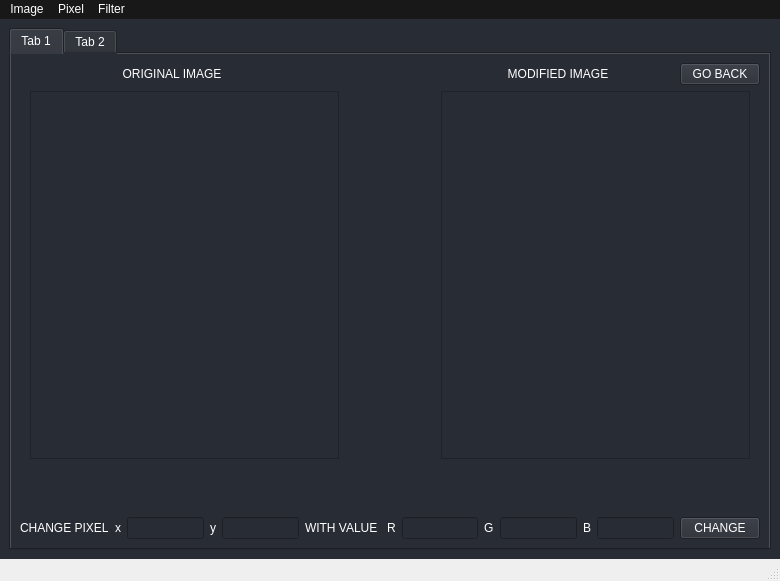
<?xml version="1.0" encoding="UTF-8"?>
<ui version="4.0">
 <class>MainWindow</class>
 <widget class="QMainWindow" name="MainWindow">
  <property name="geometry">
   <rect>
    <x>0</x>
    <y>0</y>
    <width>780</width>
    <height>581</height>
   </rect>
  </property>
  <property name="cursor">
   <cursorShape>CrossCursor</cursorShape>
  </property>
  <property name="windowTitle">
   <string>MainWindow</string>
  </property>
  <property name="layoutDirection">
   <enum>Qt::LeftToRight</enum>
  </property>
  <property name="autoFillBackground">
   <bool>true</bool>
  </property>
  <property name="styleSheet">
   <string notr="true"/>
  </property>
  <widget class="QWidget" name="centralwidget">
   <property name="sizePolicy">
    <sizepolicy hsizetype="Expanding" vsizetype="Expanding">
     <horstretch>0</horstretch>
     <verstretch>0</verstretch>
    </sizepolicy>
   </property>
   <property name="minimumSize">
    <size>
     <width>780</width>
     <height>540</height>
    </size>
   </property>
   <property name="maximumSize">
    <size>
     <width>640</width>
     <height>480</height>
    </size>
   </property>
   <property name="styleSheet">
    <string notr="true">background-color: rgb(40, 44, 52); 
 </string>
   </property>
   <layout class="QVBoxLayout" name="verticalLayout_10">
    <property name="sizeConstraint">
     <enum>QLayout::SetMinAndMaxSize</enum>
    </property>
    <item>
     <widget class="QTabWidget" name="tabWidget">
      <property name="styleSheet">
       <string notr="true">color:rgb(255, 255, 255)</string>
      </property>
      <property name="currentIndex">
       <number>0</number>
      </property>
      <widget class="QWidget" name="tab">
       <attribute name="title">
        <string>Tab 1</string>
       </attribute>
       <layout class="QVBoxLayout" name="verticalLayout_2" stretch="1,8,1,1">
        <item>
         <layout class="QHBoxLayout" name="horizontalLayout" stretch="1,2,3,2,0,0">
          <property name="sizeConstraint">
           <enum>QLayout::SetDefaultConstraint</enum>
          </property>
          <item>
           <spacer name="horizontalSpacer">
            <property name="orientation">
             <enum>Qt::Horizontal</enum>
            </property>
            <property name="sizeHint" stdset="0">
             <size>
              <width>40</width>
              <height>20</height>
             </size>
            </property>
           </spacer>
          </item>
          <item>
           <widget class="QLabel" name="original_image_text">
            <property name="styleSheet">
             <string notr="true">color:rgb(255, 255, 255)</string>
            </property>
            <property name="text">
             <string>ORIGINAL IMAGE</string>
            </property>
            <property name="alignment">
             <set>Qt::AlignCenter</set>
            </property>
           </widget>
          </item>
          <item>
           <spacer name="horizontalSpacer_5">
            <property name="orientation">
             <enum>Qt::Horizontal</enum>
            </property>
            <property name="sizeHint" stdset="0">
             <size>
              <width>40</width>
              <height>20</height>
             </size>
            </property>
           </spacer>
          </item>
          <item>
           <widget class="QLabel" name="modified_image_text">
            <property name="styleSheet">
             <string notr="true">color:rgb(255, 255, 255)</string>
            </property>
            <property name="text">
             <string>MODIFIED IMAGE</string>
            </property>
            <property name="alignment">
             <set>Qt::AlignCenter</set>
            </property>
           </widget>
          </item>
          <item>
           <spacer name="horizontalSpacer_2">
            <property name="orientation">
             <enum>Qt::Horizontal</enum>
            </property>
            <property name="sizeHint" stdset="0">
             <size>
              <width>40</width>
              <height>20</height>
             </size>
            </property>
           </spacer>
          </item>
          <item>
           <widget class="QPushButton" name="btn_go_back">
            <property name="styleSheet">
             <string notr="true">color:rgb(255, 255, 255)</string>
            </property>
            <property name="text">
             <string>GO BACK</string>
            </property>
           </widget>
          </item>
         </layout>
        </item>
        <item>
         <layout class="QHBoxLayout" name="horizontalLayout_2" stretch="3,1,3">
          <property name="spacing">
           <number>0</number>
          </property>
          <property name="sizeConstraint">
           <enum>QLayout::SetMinAndMaxSize</enum>
          </property>
          <property name="leftMargin">
           <number>10</number>
          </property>
          <property name="rightMargin">
           <number>10</number>
          </property>
          <item>
           <widget class="QScrollArea" name="scroll_area_orig">
            <property name="sizePolicy">
             <sizepolicy hsizetype="Preferred" vsizetype="Preferred">
              <horstretch>0</horstretch>
              <verstretch>0</verstretch>
             </sizepolicy>
            </property>
            <property name="acceptDrops">
             <bool>true</bool>
            </property>
            <property name="widgetResizable">
             <bool>true</bool>
            </property>
            <property name="alignment">
             <set>Qt::AlignCenter</set>
            </property>
            <widget class="QWidget" name="scroll_area_contents_orig_img">
             <property name="geometry">
              <rect>
               <x>144</x>
               <y>156</y>
               <width>18</width>
               <height>18</height>
              </rect>
             </property>
             <property name="sizePolicy">
              <sizepolicy hsizetype="Fixed" vsizetype="Fixed">
               <horstretch>0</horstretch>
               <verstretch>0</verstretch>
              </sizepolicy>
             </property>
             <layout class="QVBoxLayout" name="verticalLayout_3"/>
            </widget>
           </widget>
          </item>
          <item>
           <spacer name="horizontalSpacer_4">
            <property name="orientation">
             <enum>Qt::Horizontal</enum>
            </property>
            <property name="sizeType">
             <enum>QSizePolicy::Minimum</enum>
            </property>
            <property name="sizeHint" stdset="0">
             <size>
              <width>0</width>
              <height>0</height>
             </size>
            </property>
           </spacer>
          </item>
          <item>
           <widget class="QScrollArea" name="scroll_area_filt">
            <property name="widgetResizable">
             <bool>true</bool>
            </property>
            <property name="alignment">
             <set>Qt::AlignCenter</set>
            </property>
            <widget class="QWidget" name="scroll_area_contents_filt_img">
             <property name="geometry">
              <rect>
               <x>144</x>
               <y>156</y>
               <width>18</width>
               <height>18</height>
              </rect>
             </property>
             <property name="sizePolicy">
              <sizepolicy hsizetype="Fixed" vsizetype="Fixed">
               <horstretch>0</horstretch>
               <verstretch>0</verstretch>
              </sizepolicy>
             </property>
             <layout class="QVBoxLayout" name="verticalLayout_9"/>
            </widget>
           </widget>
          </item>
         </layout>
        </item>
        <item>
         <layout class="QHBoxLayout" name="horizontalLayout_3" stretch="2,0,0,0">
          <property name="spacing">
           <number>30</number>
          </property>
          <property name="rightMargin">
           <number>0</number>
          </property>
          <item>
           <widget class="QLabel" name="txt_pixel">
            <property name="cursor">
             <cursorShape>CrossCursor</cursorShape>
            </property>
            <property name="styleSheet">
             <string notr="true">color:rgb(255, 255, 255)</string>
            </property>
            <property name="text">
             <string/>
            </property>
           </widget>
          </item>
          <item>
           <spacer name="horizontalSpacer_3">
            <property name="orientation">
             <enum>Qt::Horizontal</enum>
            </property>
            <property name="sizeHint" stdset="0">
             <size>
              <width>40</width>
              <height>20</height>
             </size>
            </property>
           </spacer>
          </item>
          <item>
           <widget class="QLabel" name="txt_selected_pixels_amount">
            <property name="text">
             <string/>
            </property>
           </widget>
          </item>
          <item>
           <widget class="QLabel" name="txt_colors_avg">
            <property name="text">
             <string/>
            </property>
           </widget>
          </item>
         </layout>
        </item>
        <item>
         <layout class="QHBoxLayout" name="horizontalLayout_4">
          <item>
           <widget class="QLabel" name="lbl_new_pixel_value">
            <property name="styleSheet">
             <string notr="true">color:rgb(255, 255, 255)</string>
            </property>
            <property name="text">
             <string>CHANGE PIXEL</string>
            </property>
           </widget>
          </item>
          <item>
           <widget class="QLabel" name="lbl_x">
            <property name="styleSheet">
             <string notr="true">color:rgb(255, 255, 255)</string>
            </property>
            <property name="text">
             <string>x</string>
            </property>
           </widget>
          </item>
          <item>
           <widget class="QLineEdit" name="input_pixel_x">
            <property name="styleSheet">
             <string notr="true">color:rgb(255, 255, 255)</string>
            </property>
           </widget>
          </item>
          <item>
           <widget class="QLabel" name="lbl_y">
            <property name="styleSheet">
             <string notr="true">color:rgb(255, 255, 255)</string>
            </property>
            <property name="text">
             <string>y</string>
            </property>
           </widget>
          </item>
          <item>
           <widget class="QLineEdit" name="input_pixel_y">
            <property name="styleSheet">
             <string notr="true">color:rgb(255, 255, 255)</string>
            </property>
           </widget>
          </item>
          <item>
           <widget class="QLabel" name="lbl_with_value">
            <property name="styleSheet">
             <string notr="true">color:rgb(255, 255, 255)</string>
            </property>
            <property name="text">
             <string>WITH VALUE </string>
            </property>
           </widget>
          </item>
          <item>
           <widget class="QLabel" name="lbl_r">
            <property name="styleSheet">
             <string notr="true">color:rgb(255, 255, 255)</string>
            </property>
            <property name="text">
             <string>R</string>
            </property>
           </widget>
          </item>
          <item>
           <widget class="QLineEdit" name="input_pixel_new_r">
            <property name="styleSheet">
             <string notr="true">color:rgb(255, 255, 255)</string>
            </property>
           </widget>
          </item>
          <item>
           <widget class="QLabel" name="lbl_g">
            <property name="styleSheet">
             <string notr="true">color:rgb(255, 255, 255)</string>
            </property>
            <property name="text">
             <string>G</string>
            </property>
           </widget>
          </item>
          <item>
           <widget class="QLineEdit" name="input_pixel_new_g">
            <property name="styleSheet">
             <string notr="true">color:rgb(255, 255, 255)</string>
            </property>
           </widget>
          </item>
          <item>
           <widget class="QLabel" name="lbl_y_3">
            <property name="styleSheet">
             <string notr="true">color:rgb(255, 255, 255)</string>
            </property>
            <property name="text">
             <string>B</string>
            </property>
           </widget>
          </item>
          <item>
           <widget class="QLineEdit" name="input_pixel_new_b">
            <property name="styleSheet">
             <string notr="true">color:rgb(255, 255, 255)</string>
            </property>
           </widget>
          </item>
          <item>
           <widget class="QPushButton" name="btn_update_pixel">
            <property name="styleSheet">
             <string notr="true">color:rgb(255, 255, 255)</string>
            </property>
            <property name="text">
             <string>CHANGE</string>
            </property>
           </widget>
          </item>
         </layout>
        </item>
       </layout>
      </widget>
      <widget class="QWidget" name="tab_2">
       <attribute name="title">
        <string>Tab 2</string>
       </attribute>
       <layout class="QVBoxLayout" name="verticalLayout" stretch="8,2">
        <item>
         <layout class="QHBoxLayout" name="horizontalLayout_8" stretch="5,5">
          <item>
           <layout class="QGridLayout" name="gridLayout" rowstretch="0,5,1,5" columnstretch="0,6,0">
            <property name="spacing">
             <number>0</number>
            </property>
            <item row="2" column="1">
             <spacer name="verticalSpacer">
              <property name="orientation">
               <enum>Qt::Vertical</enum>
              </property>
              <property name="sizeHint" stdset="0">
               <size>
                <width>20</width>
                <height>40</height>
               </size>
              </property>
             </spacer>
            </item>
            <item row="2" column="2">
             <spacer name="horizontalSpacer_6">
              <property name="orientation">
               <enum>Qt::Horizontal</enum>
              </property>
              <property name="sizeHint" stdset="0">
               <size>
                <width>40</width>
                <height>20</height>
               </size>
              </property>
             </spacer>
            </item>
            <item row="3" column="1">
             <widget class="QScrollArea" name="scroll_area_img_2">
              <property name="widgetResizable">
               <bool>true</bool>
              </property>
              <property name="alignment">
               <set>Qt::AlignCenter</set>
              </property>
              <widget class="QWidget" name="scroll_area_contents_img_2">
               <property name="geometry">
                <rect>
                 <x>114</x>
                 <y>75</y>
                 <width>18</width>
                 <height>18</height>
                </rect>
               </property>
               <property name="sizePolicy">
                <sizepolicy hsizetype="Fixed" vsizetype="Fixed">
                 <horstretch>0</horstretch>
                 <verstretch>0</verstretch>
                </sizepolicy>
               </property>
               <layout class="QVBoxLayout" name="verticalLayout_12"/>
              </widget>
             </widget>
            </item>
            <item row="1" column="1">
             <widget class="QScrollArea" name="scroll_area_img_1">
              <property name="widgetResizable">
               <bool>true</bool>
              </property>
              <property name="alignment">
               <set>Qt::AlignCenter</set>
              </property>
              <widget class="QWidget" name="scroll_area_contents_img_1">
               <property name="geometry">
                <rect>
                 <x>114</x>
                 <y>75</y>
                 <width>18</width>
                 <height>18</height>
                </rect>
               </property>
               <property name="sizePolicy">
                <sizepolicy hsizetype="Fixed" vsizetype="Fixed">
                 <horstretch>0</horstretch>
                 <verstretch>0</verstretch>
                </sizepolicy>
               </property>
               <layout class="QVBoxLayout" name="verticalLayout_11"/>
              </widget>
             </widget>
            </item>
            <item row="2" column="0">
             <spacer name="horizontalSpacer_7">
              <property name="orientation">
               <enum>Qt::Horizontal</enum>
              </property>
              <property name="sizeHint" stdset="0">
               <size>
                <width>40</width>
                <height>20</height>
               </size>
              </property>
             </spacer>
            </item>
            <item row="3" column="0">
             <widget class="QPushButton" name="btn_load_2">
              <property name="styleSheet">
               <string notr="true">b</string>
              </property>
              <property name="text">
               <string>Load Image 2</string>
              </property>
             </widget>
            </item>
            <item row="1" column="0">
             <widget class="QPushButton" name="btn_load_1">
              <property name="text">
               <string>Load Image 1</string>
              </property>
             </widget>
            </item>
           </layout>
          </item>
          <item>
           <widget class="QScrollArea" name="scroll_area_result">
            <property name="widgetResizable">
             <bool>true</bool>
            </property>
            <property name="alignment">
             <set>Qt::AlignCenter</set>
            </property>
            <widget class="QWidget" name="scroll_area_contents_result">
             <property name="geometry">
              <rect>
               <x>172</x>
               <y>178</y>
               <width>18</width>
               <height>18</height>
              </rect>
             </property>
             <property name="sizePolicy">
              <sizepolicy hsizetype="Fixed" vsizetype="Fixed">
               <horstretch>0</horstretch>
               <verstretch>0</verstretch>
              </sizepolicy>
             </property>
             <layout class="QVBoxLayout" name="verticalLayout_4"/>
            </widget>
           </widget>
          </item>
         </layout>
        </item>
        <item>
         <layout class="QHBoxLayout" name="horizontalLayout_5">
          <item>
           <layout class="QVBoxLayout" name="verticalLayout_5">
            <item>
             <layout class="QVBoxLayout" name="verticalLayout_6">
              <item>
               <widget class="QPushButton" name="btn_sum_imgs">
                <property name="text">
                 <string>SUM</string>
                </property>
               </widget>
              </item>
             </layout>
            </item>
           </layout>
          </item>
          <item>
           <layout class="QVBoxLayout" name="verticalLayout_7">
            <item>
             <widget class="QPushButton" name="btn_substract_imgs">
              <property name="text">
               <string>SUBSTRACT</string>
              </property>
             </widget>
            </item>
           </layout>
          </item>
          <item>
           <layout class="QVBoxLayout" name="verticalLayout_8">
            <item>
             <widget class="QPushButton" name="btn_multiply_imgs">
              <property name="text">
               <string>MULTIPLY</string>
              </property>
             </widget>
            </item>
           </layout>
          </item>
          <item>
           <widget class="QPushButton" name="btn_reset_operations">
            <property name="text">
             <string>RESET OPERATIONS</string>
            </property>
           </widget>
          </item>
         </layout>
        </item>
       </layout>
      </widget>
     </widget>
    </item>
   </layout>
  </widget>
  <widget class="QMenuBar" name="menubar">
   <property name="geometry">
    <rect>
     <x>0</x>
     <y>0</y>
     <width>780</width>
     <height>21</height>
    </rect>
   </property>
   <property name="styleSheet">
    <string notr="true">color:rgb(255, 255, 255);background-color: rgb(24, 24,24); 
 </string>
   </property>
   <widget class="QMenu" name="menu_image">
    <property name="styleSheet">
     <string notr="true">color:rgb(255, 255, 255);</string>
    </property>
    <property name="title">
     <string>Image</string>
    </property>
    <addaction name="btn_open"/>
    <addaction name="btn_save"/>
    <addaction name="btn_copy_img"/>
   </widget>
   <widget class="QMenu" name="menu_pixel">
    <property name="styleSheet">
     <string notr="true">color:rgb(255, 255, 255);</string>
    </property>
    <property name="title">
     <string>Pixel</string>
    </property>
    <addaction name="btn_show_pixel_value"/>
    <addaction name="btn_modify_pixel"/>
   </widget>
   <widget class="QMenu" name="menu_filter">
    <property name="title">
     <string>Filter</string>
    </property>
    <addaction name="actionBlack_and_White"/>
   </widget>
   <addaction name="menu_image"/>
   <addaction name="menu_pixel"/>
   <addaction name="menu_filter"/>
  </widget>
  <widget class="QStatusBar" name="statusbar"/>
  <action name="btn_open">
   <property name="text">
    <string>Open</string>
   </property>
  </action>
  <action name="btn_save">
   <property name="text">
    <string>Save</string>
   </property>
  </action>
  <action name="btn_show_pixel_value">
   <property name="text">
    <string>Show Value</string>
   </property>
  </action>
  <action name="btn_modify_pixel">
   <property name="text">
    <string>Modify Value</string>
   </property>
  </action>
  <action name="actionBlack_and_White">
   <property name="text">
    <string>Black and White</string>
   </property>
  </action>
  <action name="btn_copy_img">
   <property name="text">
    <string>Copy to another img</string>
   </property>
  </action>
 </widget>
 <resources/>
 <connections/>
</ui>
